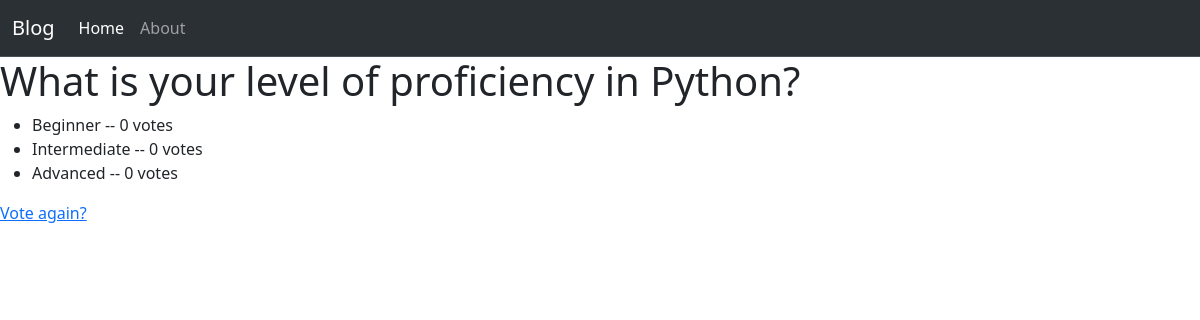
The app's page /polls/2/results/ with its own data.
### polls/models.py (models this page shows, shortened)
class Question(models.Model):
    question_text=models.CharField(max_length=200)
    pub_date=models.DateTimeField(default=timezone.now)

class Choice(models.Model):
    question=models.ForeignKey(Question,on_delete=models.CASCADE)
    choice_text=models.CharField(max_length=200)
    votes=models.IntegerField(default=0)

### polls/views.py (the view)
# urls.py: path("<int:question_id>/results/", views.results, name="results"),
def results(request, question_id):
    question = get_object_or_404(Question, pk=question_id)
    return render(request, "polls/results.html", {"question": question})

### polls/templates/polls/results.html
{% extends 'polls/navbar.html'%}
{%block content%}
<h1>{{ question.question_text }}</h1>
<ul>
{% for choice in question.choice_set.all %}
    <li>{{ choice.choice_text }} -- {{ choice.votes }} vote{{ choice.votes|pluralize }}</li>
{% endfor %}
</ul>
<a href="{% url 'polls:detail' question.id %}">Vote again?</a>
{%endblock content%}

### records on screen
Question: question_text "What is your level of proficiency in Python?"
Choice: choice_text "Beginner", votes "0"
Choice: choice_text "Intermediate", votes "0"
Choice: choice_text "Advanced", votes "0"
